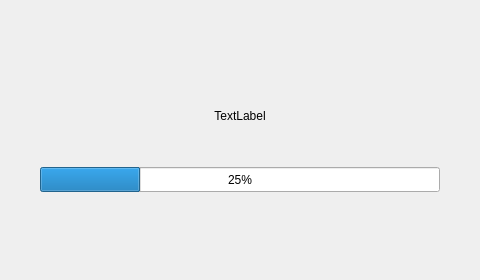
<?xml version="1.0" encoding="UTF-8"?>
<ui version="4.0">
 <class>Widget</class>
 <widget class="QWidget" name="Widget">
  <property name="geometry">
   <rect>
    <x>0</x>
    <y>0</y>
    <width>480</width>
    <height>280</height>
   </rect>
  </property>
  <property name="minimumSize">
   <size>
    <width>480</width>
    <height>280</height>
   </size>
  </property>
  <property name="windowTitle">
   <string>Widget</string>
  </property>
  <layout class="QVBoxLayout" name="verticalLayout">
   <item>
    <spacer name="verticalSpacer">
     <property name="orientation">
      <enum>Qt::Vertical</enum>
     </property>
     <property name="sizeType">
      <enum>QSizePolicy::Fixed</enum>
     </property>
     <property name="sizeHint" stdset="0">
      <size>
       <width>20</width>
       <height>60</height>
      </size>
     </property>
    </spacer>
   </item>
   <item>
    <layout class="QHBoxLayout" name="horizontalLayout_2">
     <item>
      <spacer name="horizontalSpacer_3">
       <property name="orientation">
        <enum>Qt::Horizontal</enum>
       </property>
       <property name="sizeHint" stdset="0">
        <size>
         <width>40</width>
         <height>20</height>
        </size>
       </property>
      </spacer>
     </item>
     <item>
      <widget class="QLabel" name="label">
       <property name="minimumSize">
        <size>
         <width>300</width>
         <height>60</height>
        </size>
       </property>
       <property name="maximumSize">
        <size>
         <width>300</width>
         <height>60</height>
        </size>
       </property>
       <property name="text">
        <string>TextLabel</string>
       </property>
       <property name="alignment">
        <set>Qt::AlignCenter</set>
       </property>
      </widget>
     </item>
     <item>
      <spacer name="horizontalSpacer_4">
       <property name="orientation">
        <enum>Qt::Horizontal</enum>
       </property>
       <property name="sizeHint" stdset="0">
        <size>
         <width>40</width>
         <height>20</height>
        </size>
       </property>
      </spacer>
     </item>
    </layout>
   </item>
   <item>
    <layout class="QHBoxLayout" name="horizontalLayout">
     <item>
      <spacer name="horizontalSpacer">
       <property name="orientation">
        <enum>Qt::Horizontal</enum>
       </property>
       <property name="sizeHint" stdset="0">
        <size>
         <width>40</width>
         <height>20</height>
        </size>
       </property>
      </spacer>
     </item>
     <item>
      <widget class="QProgressBar" name="proBar">
       <property name="minimumSize">
        <size>
         <width>400</width>
         <height>25</height>
        </size>
       </property>
       <property name="maximumSize">
        <size>
         <width>400</width>
         <height>25</height>
        </size>
       </property>
       <property name="maximum">
        <number>100</number>
       </property>
       <property name="value">
        <number>25</number>
       </property>
       <property name="alignment">
        <set>Qt::AlignCenter</set>
       </property>
      </widget>
     </item>
     <item>
      <spacer name="horizontalSpacer_2">
       <property name="orientation">
        <enum>Qt::Horizontal</enum>
       </property>
       <property name="sizeHint" stdset="0">
        <size>
         <width>40</width>
         <height>20</height>
        </size>
       </property>
      </spacer>
     </item>
    </layout>
   </item>
   <item>
    <spacer name="verticalSpacer_2">
     <property name="orientation">
      <enum>Qt::Vertical</enum>
     </property>
     <property name="sizeType">
      <enum>QSizePolicy::Fixed</enum>
     </property>
     <property name="sizeHint" stdset="0">
      <size>
       <width>20</width>
       <height>60</height>
      </size>
     </property>
    </spacer>
   </item>
  </layout>
 </widget>
 <resources/>
 <connections/>
</ui>
